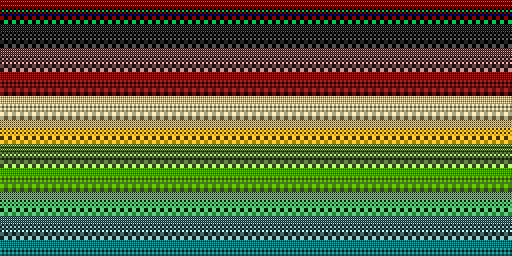

This game map was drawn from its Tiled (.tmx) file and the tilesets committed beside it. A one-line description and the full map source follow:
An orthogonal 32x32 tile map with 16x8 px tiles, 1 tile layer (l0), 16 tilesets.

<map version="1.8" tiledversion="1.8.2" orientation="orthogonal" renderorder="right-down" width="32" height="32" tilewidth="16" tileheight="8" infinite="0" nextlayerid="2" nextobjectid="1">
 <tileset firstgid="1" source="16X84BPPT.BIN.0.tsx" />
 <tileset firstgid="5" source="16X84BPPT.BIN.1.tsx" />
 <tileset firstgid="9" source="16X84BPPT.BIN.2.tsx" />
 <tileset firstgid="13" source="16X84BPPT.BIN.3.tsx" />
 <tileset firstgid="17" source="16X84BPPT.BIN.4.tsx" />
 <tileset firstgid="21" source="16X84BPPT.BIN.5.tsx" />
 <tileset firstgid="25" source="16X84BPPT.BIN.6.tsx" />
 <tileset firstgid="29" source="16X84BPPT.BIN.7.tsx" />
 <tileset firstgid="33" source="16X84BPPT.BIN.8.tsx" />
 <tileset firstgid="37" source="16X84BPPT.BIN.9.tsx" />
 <tileset firstgid="41" source="16X84BPPT.BIN.10.tsx" />
 <tileset firstgid="45" source="16X84BPPT.BIN.11.tsx" />
 <tileset firstgid="49" source="16X84BPPT.BIN.12.tsx" />
 <tileset firstgid="53" source="16X84BPPT.BIN.13.tsx" />
 <tileset firstgid="57" source="16X84BPPT.BIN.14.tsx" />
 <tileset firstgid="61" source="16X84BPPT.BIN.15.tsx" />
 <layer id="1" name="l0" width="32" height="32">
  <data encoding="csv">
2,2,2,2,2,2,2,2,2,2,2,2,2,2,2,2,2,2,2,2,2,2,2,2,2,2,2,2,2,2,2,2,
3,3,3,3,3,3,3,3,3,3,3,3,3,3,3,3,3,3,3,3,3,3,3,3,3,3,3,3,3,3,3,3,
4,4,4,4,4,4,4,4,4,4,4,4,4,4,4,4,4,4,4,4,4,4,4,4,4,4,4,4,4,4,4,4,
6,6,6,6,6,6,6,6,6,6,6,6,6,6,6,6,6,6,6,6,6,6,6,6,6,6,6,6,6,6,6,6,
7,7,7,7,7,7,7,7,7,7,7,7,7,7,7,7,7,7,7,7,7,7,7,7,7,7,7,7,7,7,7,7,
8,8,8,8,8,8,8,8,8,8,8,8,8,8,8,8,8,8,8,8,8,8,8,8,8,8,8,8,8,8,8,8,
10,10,10,10,10,10,10,10,10,10,10,10,10,10,10,10,10,10,10,10,10,10,10,10,10,10,10,10,10,10,10,10,
11,11,11,11,11,11,11,11,11,11,11,11,11,11,11,11,11,11,11,11,11,11,11,11,11,11,11,11,11,11,11,11,
12,12,12,12,12,12,12,12,12,12,12,12,12,12,12,12,12,12,12,12,12,12,12,12,12,12,12,12,12,12,12,12,
14,14,14,14,14,14,14,14,14,14,14,14,14,14,14,14,14,14,14,14,14,14,14,14,14,14,14,14,14,14,14,14,
15,15,15,15,15,15,15,15,15,15,15,15,15,15,15,15,15,15,15,15,15,15,15,15,15,15,15,15,15,15,15,15,
16,16,16,16,16,16,16,16,16,16,16,16,16,16,16,16,16,16,16,16,16,16,16,16,16,16,16,16,16,16,16,16,
18,18,18,18,18,18,18,18,18,18,18,18,18,18,18,18,18,18,18,18,18,18,18,18,18,18,18,18,18,18,18,18,
19,19,19,19,19,19,19,19,19,19,19,19,19,19,19,19,19,19,19,19,19,19,19,19,19,19,19,19,19,19,19,19,
20,20,20,20,20,20,20,20,20,20,20,20,20,20,20,20,20,20,20,20,20,20,20,20,20,20,20,20,20,20,20,20,
22,22,22,22,22,22,22,22,22,22,22,22,22,22,22,22,22,22,22,22,22,22,22,22,22,22,22,22,22,22,22,22,
23,23,23,23,23,23,23,23,23,23,23,23,23,23,23,23,23,23,23,23,23,23,23,23,23,23,23,23,23,23,23,23,
24,24,24,24,24,24,24,24,24,24,24,24,24,24,24,24,24,24,24,24,24,24,24,24,24,24,24,24,24,24,24,24,
26,26,26,26,26,26,26,26,26,26,26,26,26,26,26,26,26,26,26,26,26,26,26,26,26,26,26,26,26,26,26,26,
27,27,27,27,27,27,27,27,27,27,27,27,27,27,27,27,27,27,27,27,27,27,27,27,27,27,27,27,27,27,27,27,
28,28,28,28,28,28,28,28,28,28,28,28,28,28,28,28,28,28,28,28,28,28,28,28,28,28,28,28,28,28,28,28,
30,30,30,30,30,30,30,30,30,30,30,30,30,30,30,30,30,30,30,30,30,30,30,30,30,30,30,30,30,30,30,30,
31,31,31,31,31,31,31,31,31,31,31,31,31,31,31,31,31,31,31,31,31,31,31,31,31,31,31,31,31,31,31,31,
32,32,32,32,32,32,32,32,32,32,32,32,32,32,32,32,32,32,32,32,32,32,32,32,32,32,32,32,32,32,32,32,
34,34,34,34,34,34,34,34,34,34,34,34,34,34,34,34,34,34,34,34,34,34,34,34,34,34,34,34,34,34,34,34,
35,35,35,35,35,35,35,35,35,35,35,35,35,35,35,35,35,35,35,35,35,35,35,35,35,35,35,35,35,35,35,35,
36,36,36,36,36,36,36,36,36,36,36,36,36,36,36,36,36,36,36,36,36,36,36,36,36,36,36,36,36,36,36,36,
38,38,38,38,38,38,38,38,38,38,38,38,38,38,38,38,38,38,38,38,38,38,38,38,38,38,38,38,38,38,38,38,
39,39,39,39,39,39,39,39,39,39,39,39,39,39,39,39,39,39,39,39,39,39,39,39,39,39,39,39,39,39,39,39,
40,40,40,40,40,40,40,40,40,40,40,40,40,40,40,40,40,40,40,40,40,40,40,40,40,40,40,40,40,40,40,40,
42,42,42,42,42,42,42,42,42,42,42,42,42,42,42,42,42,42,42,42,42,42,42,42,42,42,42,42,42,42,42,42,
43,43,43,43,43,43,43,43,43,43,43,43,43,43,43,43,43,43,43,43,43,43,43,43,43,43,43,43,43,43,43,43
</data>
 </layer>
</map>